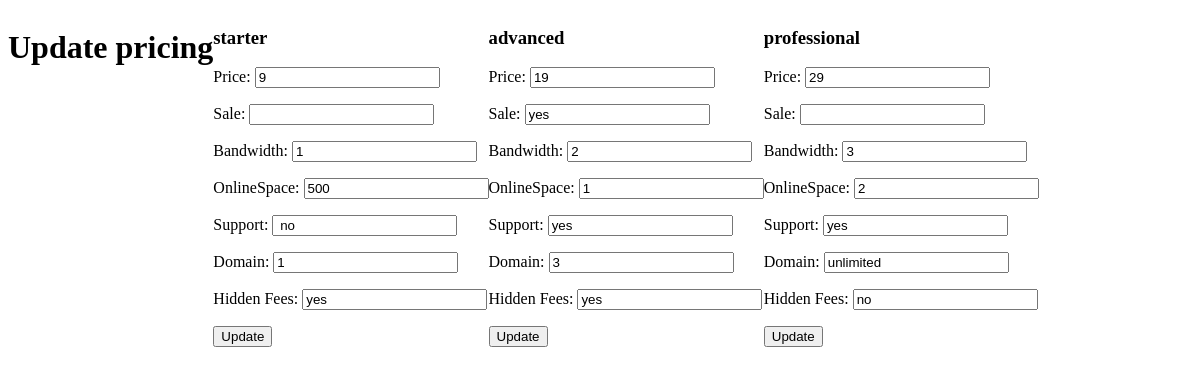
The app's page /admin.php, older data.
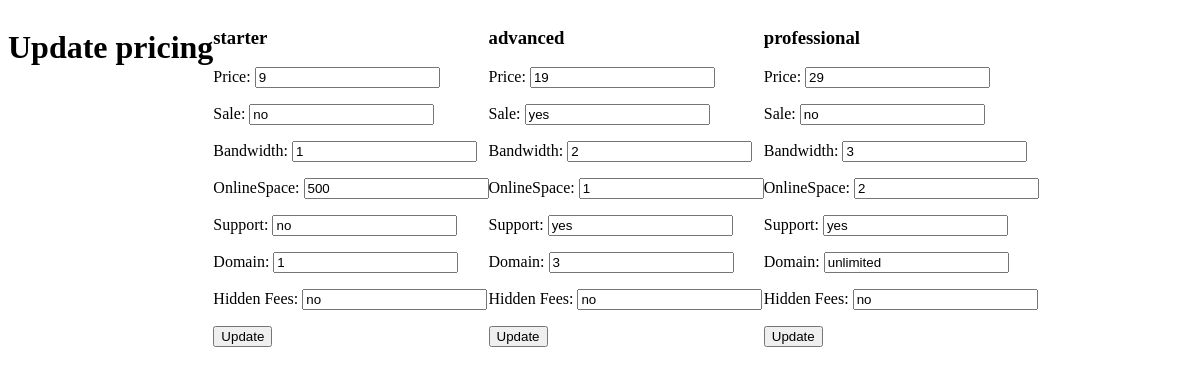
The same page, newer data.
### tables this page shows
CREATE TABLE IF NOT EXISTS `pricing` (
  `id` int NOT NULL AUTO_INCREMENT,
  `name` varchar(50) NOT NULL,
  `price` int NOT NULL DEFAULT '0',
  `bandwidth` int NOT NULL DEFAULT '0',
  `onlinespace` int NOT NULL DEFAULT '0',
  `support` varchar(255) NOT NULL,
  `domain` varchar(255) NOT NULL,
  `fees` varchar(50) DEFAULT NULL,
  `sale` varchar(50) DEFAULT NULL,
  PRIMARY KEY (`id`)
);

### db-functions.php (called while the page is built, shortened)
<?php
function dbFunction()
{
    try {
        $db = new PDO(
            'mysql:host=localhost;dbname=landingpage;charset=utf8',
            'root',
            '',
            [
                \PDO::ATTR_ERRMODE => \PDO::ERRMODE_EXCEPTION,
                \PDO::ATTR_DEFAULT_FETCH_MODE => \PDO::FETCH_ASSOC,
                \PDO::MYSQL_ATTR_INIT_COMMAND => 'set NAMES utf8'
            ]
        );
        return $db;
    } catch (Exception $e) {
        die('Erreur : ' . $e->getMessage());
    }
}
function findAll()
{
    $db = dbFunction();
    $sqlRequest = 'SELECT * FROM pricing';
    $storeStatement = $db->prepare($sqlRequest);
    $storeStatement->execute();
    $store = $storeStatement->fetchAll();
    return $store;
}

### admin.php (the view, shortened to what this page needs)
<!DOCTYPE html>
<html lang="fr">
<head>
</head>
<body>
  <div class="container" style="display: flex;">
    <h1>Update pricing</h1>
    <?php
    require_once('db-functions.php');
    $store = findAll();
    ?>
      <?php foreach ($store as $product) { ?>
<form action="update-pricing.php" method="post">
    <div class="card-container">
      <div class="card">
        <h3><?php echo $product['name']; ?></h3>
        <p>Price: <input type="text" name="price" value="<?php echo $product['price']; ?>"></p>
        <p>Sale: <input type="text" name="sale" value="<?php echo $product['sale']; ?>"></p>
        <p>Bandwidth: <input type="text" name="bandwidth" value="<?php echo $product['bandwidth']; ?>"></p>
        <p>OnlineSpace: <input type="text" name="onlinespace" value="<?php echo $product['onlinespace']; ?>"></p>
        <p>Support: <input type="text" name="support" value="<?php echo $product['support']; ?>"></p>
        <p>Domain: <input type="text" name="domain" value="<?php echo $product['domain']; ?>"></p>
        <p>Hidden Fees: <input type="text" name="fees" value="<?php echo $product['fees']; ?>"></p>
      </div>
    </div>
    <input type="submit" value="Update" style="position: absolute">
</form>
  <?php } ?>
  </div>
</body>
</body>
</html>

Row changes from the older to the newer data that the page shows:
changed pricing "starter": sale (not shown) → "no"; fees "yes" → "no"
changed pricing "advanced": fees "yes" → "no"
changed pricing "professional": sale (not shown) → "no"
